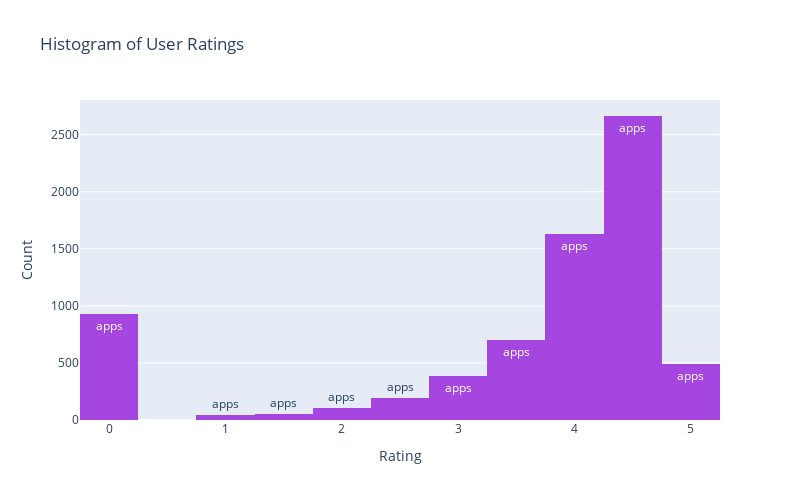

This figure's notebook cell:
### Markdown cell above
"Medical" ve "Games" uygulamalarının diğerlerinden daha büyük boyutlara sahip olduğu açıkça görülmektedir.

### Code cell
trace=go.Histogram(x=data.user_rating,name="User Ratings",marker=dict(color="rgb(165,70,225)"),text="apps")
data1=[trace]
layout=go.Layout(autosize=False,width=800,height=500,title="Histogram of User Ratings",xaxis=dict(title="Rating"),yaxis=dict(title="Count"))
fig=go.Figure(data=data1,layout=layout)
print("Average rating: ",np.mean(data.user_rating))
iplot(fig)

### Figure 1 — Plotly figure (JSON) as saved in the notebook; plotly's stock layout.template omitted (floating-point values rounded to 4 significant figures; data arrays with more than 128 entries replaced by an {"elided": "..."} marker saying what was removed)
{"data": [{"marker": {"color": "rgb(165,70,225)"}, "name": "User Ratings", "text": "apps", "type": "histogram", "x": {"elided": "7197 float values"}}], "layout": {"autosize": false, "height": 500, "title": {"text": "Histogram of User Ratings"}, "width": 800, "xaxis": {"title": {"text": "Rating"}}, "yaxis": {"title": {"text": "Count"}}}}
